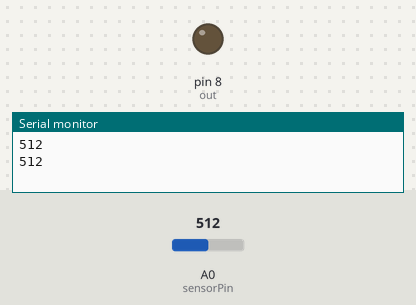
A program run on a simulated Arduino Uno, built with avr-gcc and run on an emulated ATmega328P. Parts: output pins drawn as LEDs (lit = HIGH), the last lines printed to the serial monitor. The test bench sets the inputs (shaded band); at power-on: A0 (sensorPin) = 512.

Above: at 1.8 s.
1.9 s: A0 (sensorPin) set to 491
At 3.1 s:
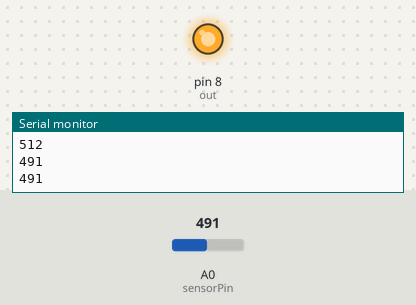
3.5 s: A0 (sensorPin) set to 510
At 4.6 s:
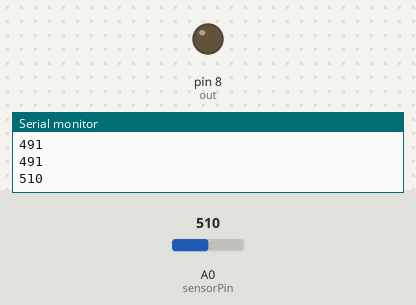
5.5 s: A0 (sensorPin) set to 490
At 7.4 s:
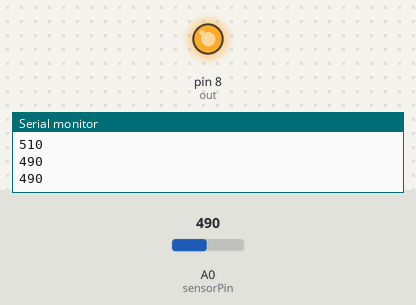
Timing chart, 0 to 8.9 s (numbered marks = the images above; inputs shaded):
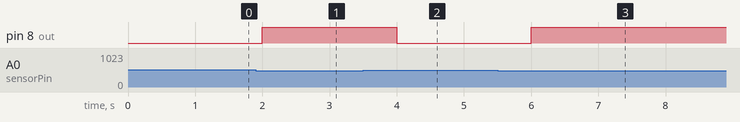

Measured:
- the behaviour switches between 500 and 499 on A0 (sensorPin) (found by bisection; images 0 and 1)
- after the input at 1.9 s, pin 8 (out): LOW → HIGH after 0.10 s
- after the input at 3.5 s, pin 8 (out): HIGH → LOW after 0.50 s
- after the input at 5.5 s, pin 8 (out): LOW → HIGH after 0.50 s

The program:

main.cpp
```cpp
#include <Arduino.h>
#include <Adafruit_Sensor.h>

//TODO: setup code to display current lightlevel on LCD, ensure no memory leaks,
//how to use to toggle switch?


const int out = 8; //output pin
const int sensorPin = A0; // analog pin
int sensorValue = 0; // current value of sensor
const int threshold = 500; // threshold


//function declarations
void compareLight_threshold(int sp); //takes sensor pin and compares to global thresh

void setup() {
  pinMode(out, OUTPUT); //out stores output
  Serial.begin(9600);
}

void loop() {
  compareLight_threshold(sensorPin);
  Serial.println(sensorValue);
  delay(1000);
}


//fun defs
void compareLight_threshold(int sp) {
  sensorValue = analogRead(sp);
  if (sensorValue < threshold) {
    digitalWrite(out, HIGH);
  }
  else {
    digitalWrite(out, LOW);
  }
}
```
